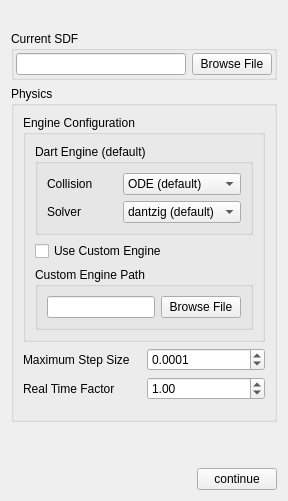
            <widget class="QWidget" name="page">
             <layout class="QGridLayout" name="gridLayout_35">
              <item row="3" column="0">
               <layout class="QGridLayout" name="gridLayout_38">
                <property name="bottomMargin">
                 <number>0</number>
                </property>
                <item row="0" column="0">
                 <spacer name="horizontalSpacer_3">
                  <property name="orientation">
                   <enum>Qt::Horizontal</enum>
                  </property>
                  <property name="sizeHint" stdset="0">
                   <size>
                    <width>40</width>
                    <height>20</height>
                   </size>
                  </property>
                 </spacer>
                </item>
                <item row="0" column="1">
                 <spacer name="verticalSpacer">
                  <property name="orientation">
                   <enum>Qt::Vertical</enum>
                  </property>
                  <property name="sizeHint" stdset="0">
                   <size>
                    <width>20</width>
                    <height>40</height>
                   </size>
                  </property>
                 </spacer>
                </item>
                <item row="1" column="1">
                 <widget class="QPushButton" name="continueButton3">
                  <property name="text">
                   <string>continue</string>
                  </property>
                 </widget>
                </item>
               </layout>
              </item>
              <item row="2" column="0">
               <layout class="QVBoxLayout" name="verticalLayout_16">
                <item>
                 <widget class="QGroupBox" name="groupBox_14">
                  <property name="title">
                   <string>Physics</string>
                  </property>
                  <layout class="QGridLayout" name="gridLayout_18">
                   <item row="0" column="0">
                    <layout class="QVBoxLayout" name="verticalLayout_17">
                     <property name="bottomMargin">
                      <number>0</number>
                     </property>
                     <item>
                      <widget class="QGroupBox" name="groupBox_15">
                       <property name="title">
                        <string>Engine Configuration</string>
                       </property>
                       <layout class="QGridLayout" name="gridLayout_19">
                        <item row="0" column="0">
                         <widget class="QGroupBox" name="groupBox_16">
                          <property name="title">
                           <string>Dart Engine (default)</string>
                          </property>
                          <layout class="QGridLayout" name="gridLayout_21">
                           <item row="1" column="0">
                            <widget class="QLabel" name="label_16">
                             <property name="text">
                              <string>Solver</string>
                             </property>
                            </widget>
                           </item>
                           <item row="0" column="0">
                            <widget class="QLabel" name="label_13">
                             <property name="text">
                              <string>Collision</string>
                             </property>
                            </widget>
                           </item>
                           <item row="0" column="1">
                            <widget class="QComboBox" name="physicsCollisionDropdown">
                             <property name="currentText">
                              <string>ODE (default)</string>
                             </property>
                             <item>
                              <property name="text">
                               <string>ODE (default)</string>
                              </property>
                             </item>
                             <item>
                              <property name="text">
                               <string>bullet</string>
                              </property>
                             </item>
                             <item>
                              <property name="text">
                               <string>fcl</string>
                              </property>
                             </item>
                             <item>
                              <property name="text">
                               <string>dart</string>
                              </property>
                             </item>
                            </widget>
                           </item>
                           <item row="1" column="1">
                            <widget class="QComboBox" name="physicsSolverDropdown">
                             <item>
                              <property name="text">
                               <string>dantzig (default)</string>
                              </property>
                             </item>
                             <item>
                              <property name="text">
                               <string>pgs</string>
                              </property>
                             </item>
                            </widget>
                           </item>
                          </layout>
                         </widget>
                        </item>
                        <item row="4" column="0">
                         <widget class="QGroupBox" name="groupBox_17">
                          <property name="title">
                           <string>Custom Engine Path</string>
                          </property>
                          <layout class="QGridLayout" name="gridLayout_22">
                           <item row="0" column="0">
                            <widget class="QLineEdit" name="customEnginePath"/>
                           </item>
                           <item row="0" column="1">
                            <widget class="QPushButton" name="browseCustomEngineButton">
                             <property name="text">
                              <string>Browse File</string>
                             </property>
                            </widget>
                           </item>
                          </layout>
                         </widget>
                        </item>
                        <item row="3" column="0">
                         <widget class="QCheckBox" name="useCustomEngineCheckBox">
                          <property name="text">
                           <string>Use Custom Engine</string>
                          </property>
                         </widget>
                        </item>
                       </layout>
                      </widget>
                     </item>
                     <item>
                      <layout class="QGridLayout" name="gridLayout_20">
                       <property name="bottomMargin">
                        <number>10</number>
                       </property>
                       <item row="1" column="0">
                        <widget class="QLabel" name="label_15">
                         <property name="text">
                          <string>Real Time Factor</string>
                         </property>
                        </widget>
                       </item>
                       <item row="0" column="1">
                        <widget class="QDoubleSpinBox" name="physicsMaxStepSize">
                         <property name="decimals">
                          <number>4</number>
                         </property>
                         <property name="singleStep">
                          <double>0.001000000000000</double>
                         </property>
                         <property name="value">
                          <double>0.000100000000000</double>
                         </property>
                        </widget>
                       </item>
                       <item row="1" column="1">
                        <widget class="QDoubleSpinBox" name="physicsRealTimeFactor">
                         <property name="singleStep">
                          <double>0.100000000000000</double>
                         </property>
                         <property name="value">
                          <double>1.000000000000000</double>
                         </property>
                        </widget>
                       </item>
                       <item row="0" column="0">
                        <widget class="QLabel" name="label_14">
                         <property name="text">
                          <string>Maximum Step Size</string>
                         </property>
                        </widget>
                       </item>
                      </layout>
                     </item>
                    </layout>
                   </item>
                  </layout>
                 </widget>
                </item>
                <item>
                 <layout class="QHBoxLayout" name="horizontalLayout_8"/>
                </item>
               </layout>
              </item>
              <item row="0" column="0">
               <widget class="QLabel" name="label_39">
                <property name="maximumSize">
                 <size>
                  <width>16777215</width>
                  <height>150</height>
                 </size>
                </property>
                <property name="text">
                 <string/>
                </property>
                <property name="pixmap">
                 <pixmap>C:/Users/darin/Downloads/output-onlinepngtools (1).png</pixmap>
                </property>
               </widget>
              </item>
              <item row="1" column="0">
               <widget class="QGroupBox" name="groupBox_33">
                <property name="title">
                 <string>Current SDF</string>
                </property>
                <layout class="QGridLayout" name="gridLayout_60">
                 <property name="leftMargin">
                  <number>2</number>
                 </property>
                 <property name="topMargin">
                  <number>2</number>
                 </property>
                 <property name="rightMargin">
                  <number>2</number>
                 </property>
                 <property name="bottomMargin">
                  <number>2</number>
                 </property>
                 <item row="0" column="0">
                  <widget class="QLineEdit" name="currentSdfPath2"/>
                 </item>
                 <item row="0" column="1">
                  <widget class="QPushButton" name="browseCurrentSdf2">
                   <property name="text">
                    <string>Browse File</string>
                   </property>
                  </widget>
                 </item>
                </layout>
               </widget>
              </item>
             </layout>
            </widget>
